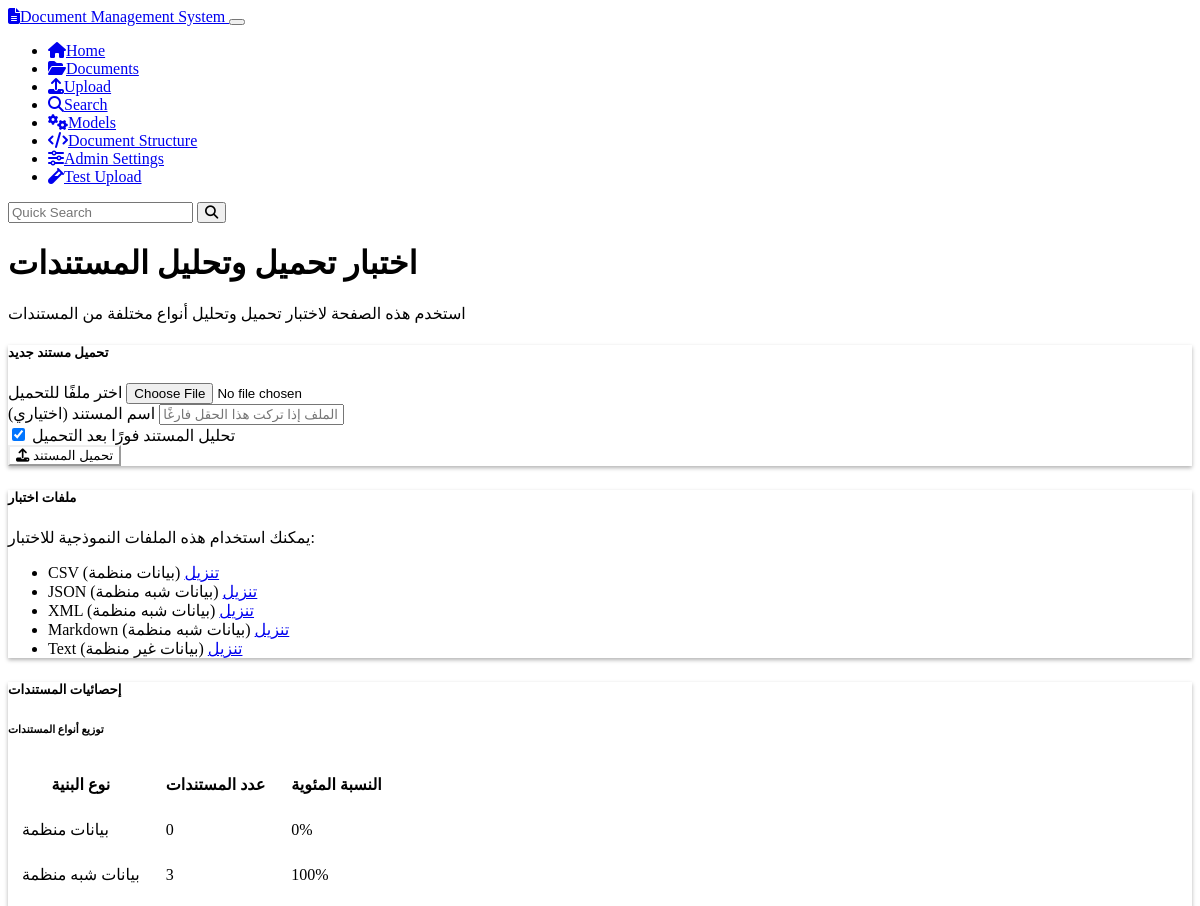
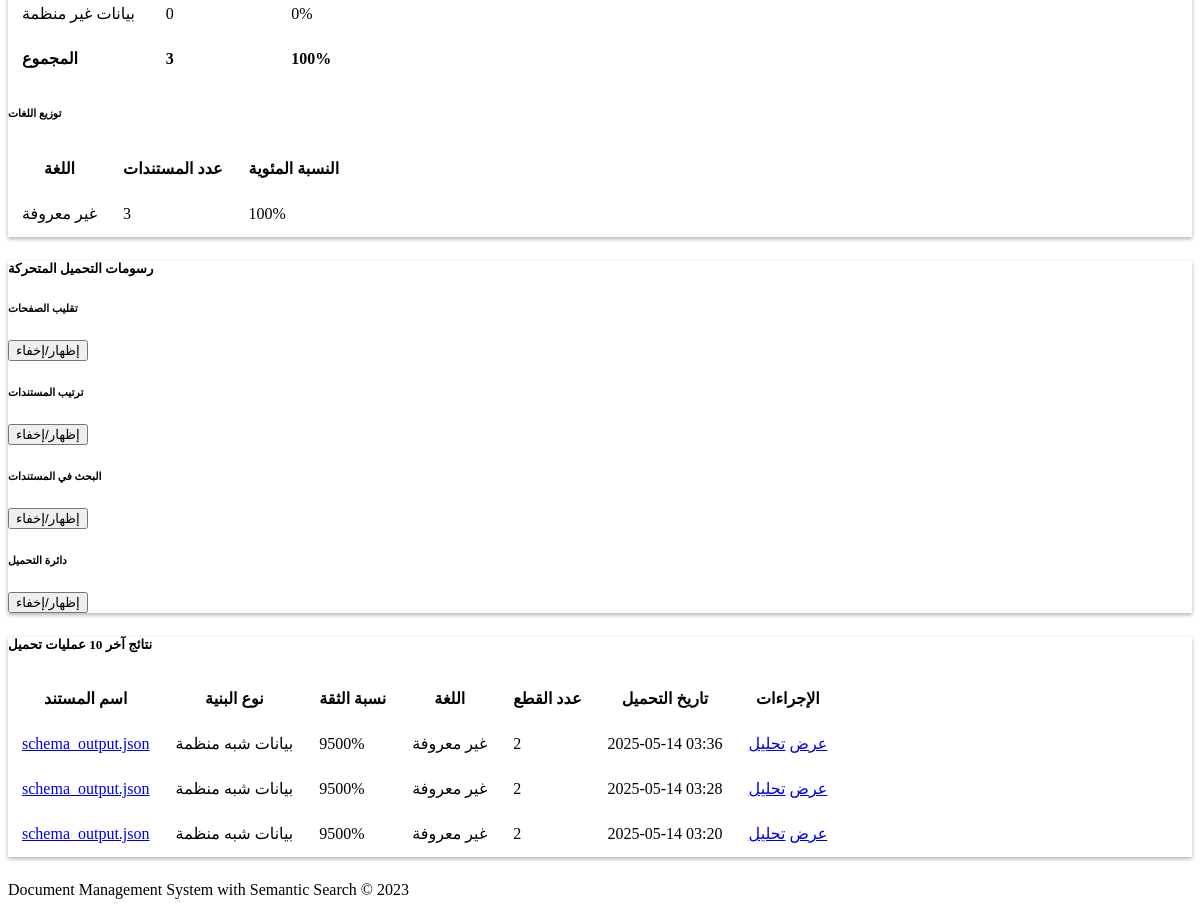
Page /test/upload on the earlier database version (2 pictures, top to bottom).
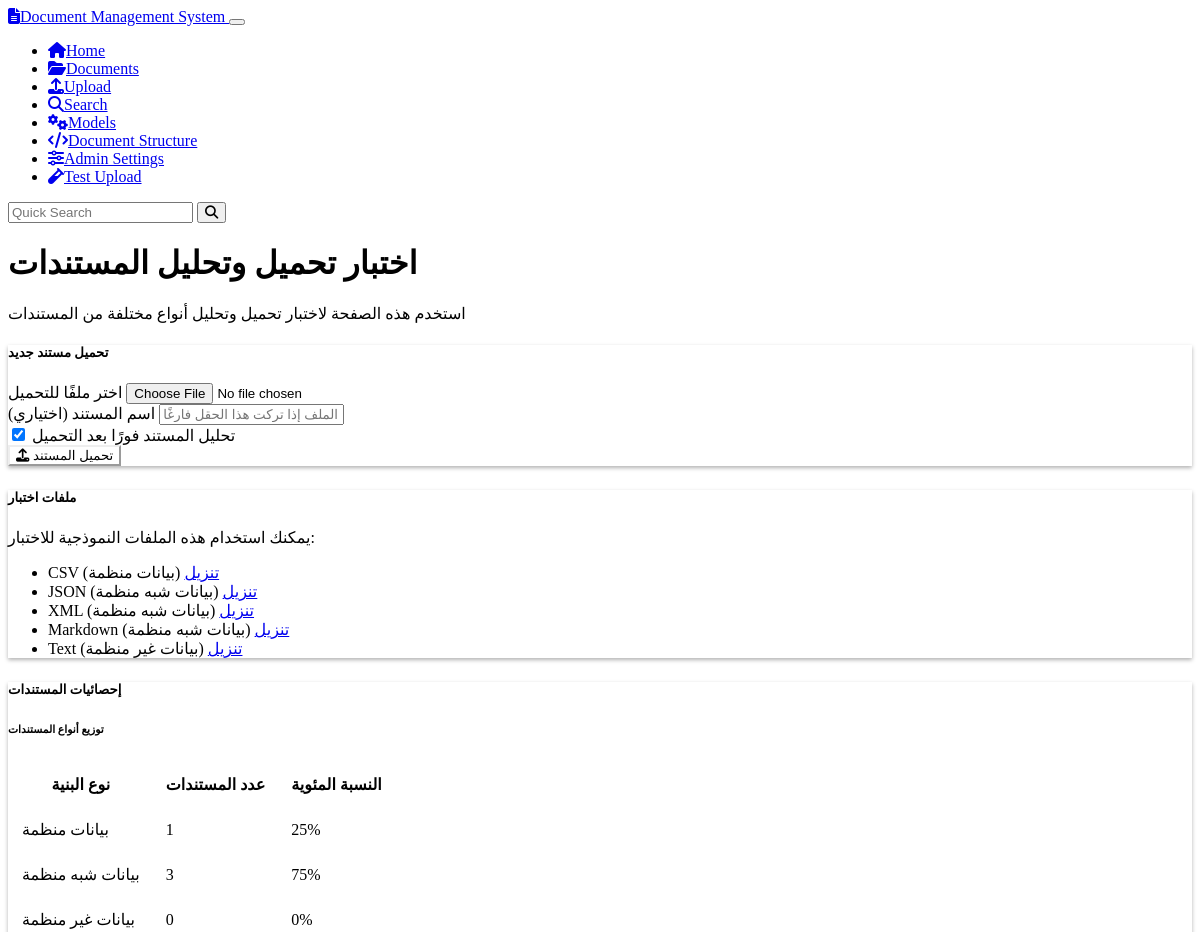
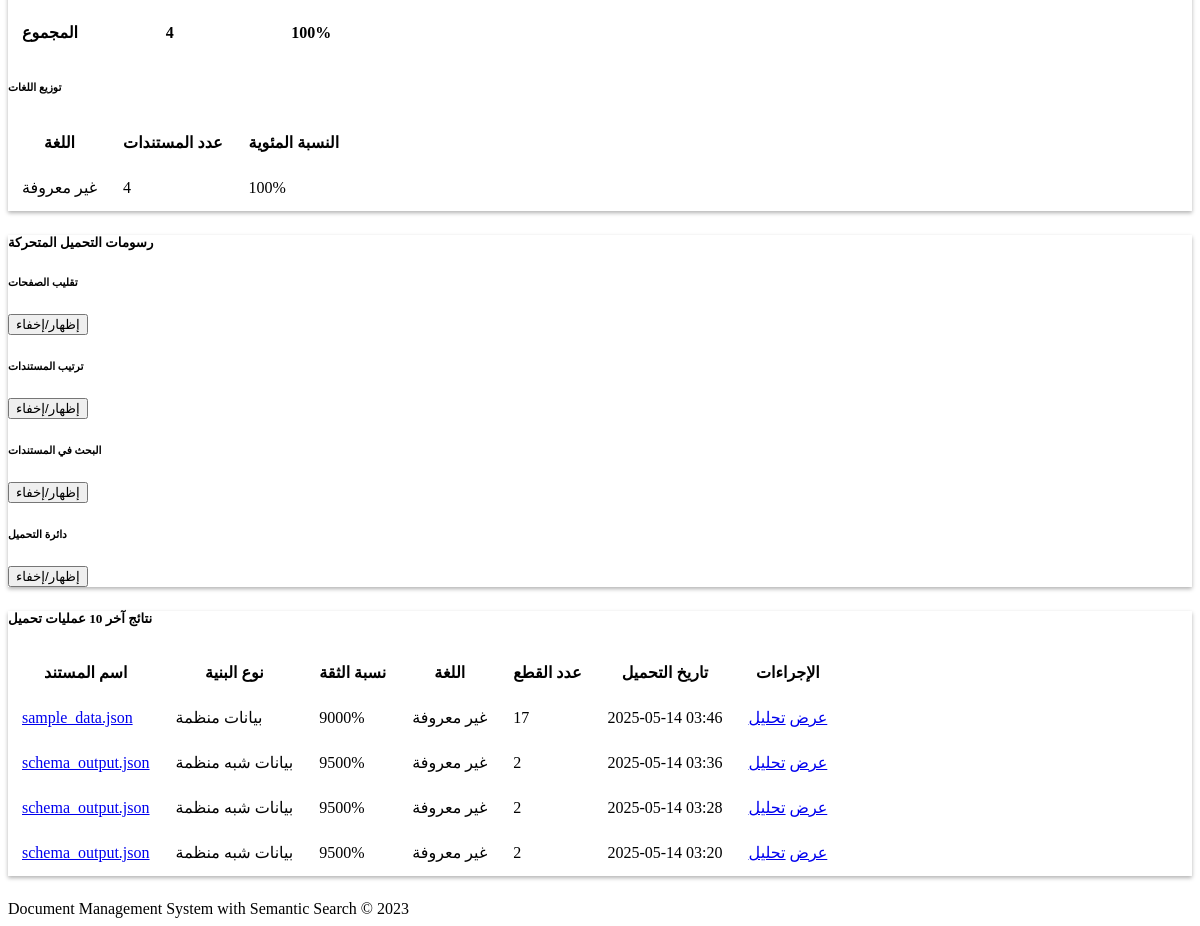
Same page on the later database version (2 pictures, top to bottom).
### models.py (models this page shows, shortened)
class Document(db.Model):
    id = db.Column(db.String(36), primary_key=True, default=lambda: str(uuid.uuid4()))
    name = db.Column(db.String(255), nullable=False)
    content = db.Column(db.Text, nullable=False)
    mime_type = db.Column(db.String(100), nullable=False)
    created_at = db.Column(db.DateTime, default=datetime.datetime.utcnow)
    updated_at = db.Column(db.DateTime, default=datetime.datetime.utcnow, onupdate=datetime.datetime.utcnow)
    chunks = db.relationship('Chunk', backref='document', cascade='all, delete-orphan')
    doc_metadata = db.relationship('Metadata', backref='document', cascade='all, delete-orphan')

### routes.py (the view)
@app.route('/test/upload')
def test_upload_page():
    stats = {
        'structured': 0,
        'semi_structured': 0,
        'unstructured': 0,
        'total': 0
    }
    language_stats = {}
    for doc in Document.query.all():
        stats['total'] += 1
        doc_metadata = {}
        for meta in Metadata.query.filter_by(document_id=doc.id).all():
            doc_metadata[meta.key] = meta.value
        structure_type = doc_metadata.get('detected_structure', 'unstructured')
        stats[structure_type] += 1
        language = doc_metadata.get('detected_language', 'unknown')
        language_stats[language] = language_stats.get(language, 0) + 1
    if stats['total'] > 0:
        stats['structured_percent'] = int(stats['structured'] / stats['total'] * 100)
        stats['semi_structured_percent'] = int(stats['semi_structured'] / stats['total'] * 100)
        stats['unstructured_percent'] = int(stats['unstructured'] / stats['total'] * 100)
    else:
        stats['structured_percent'] = 0
        stats['semi_structured_percent'] = 0
        stats['unstructured_percent'] = 0
    recent_documents = []
    for doc in Document.query.order_by(Document.created_at.desc()).limit(10).all():
        doc_metadata = {}
        for meta in Metadata.query.filter_by(document_id=doc.id).all():
            doc_metadata[meta.key] = meta.value
        chunk_count = Chunk.query.filter_by(document_id=doc.id).count()
        enriched_doc = {
            'id': doc.id,
            'name': doc.name,
            'structure_type': doc_metadata.get('detected_structure', 'unstructured'),
            'confidence': int(float(doc_metadata.get('detection_confidence', '0')) * 100),
            'language': doc_metadata.get('detected_language', 'unknown'),
            'chunk_count': chunk_count,
            'created_at': doc.created_at
        }
        recent_documents.append(enriched_doc)
    lang_names = {
        'ar': 'العربية',
        'en': 'الإنجليزية',
        'fr': 'الفرنسية',
        'es': 'الإسبانية',
        'de': 'الألمانية',
        'zh': 'الصينية',
        'ru': 'الروسية',
        'ja': 'اليابانية',
        'multilingual': 'متعدد اللغات',
        'unknown': 'غير معروفة'
    }
    return render_template(
        'test_upload.html',
        stats=stats,
        language_stats=language_stats,
        recent_documents=recent_documents,
        lang_names=lang_names
    )

### templates/test_upload.html (shortened to what this page needs)
{% extends 'base.html' %}
{% block content %}
<div class="container mt-4">
  <div class="row mb-4">
    <div class="col">
      <h1>اختبار تحميل وتحليل المستندات</h1>
      <p class="lead">استخدم هذه الصفحة لاختبار تحميل وتحليل أنواع مختلفة من المستندات</p>
    </div>
  </div>
  <div class="row mb-4">
    <div class="col-md-8">
      <div class="card">
        <div class="card-header bg-primary text-white">
          <h5 class="mb-0">تحميل مستند جديد</h5>
        </div>
        <div class="card-body">
          <form id="uploadForm" action="{{ url_for('upload') }}" method="post" enctype="multipart/form-data">
            <div class="mb-3">
              <label for="document" class="form-label">اختر ملفًا للتحميل</label>
              <input type="file" class="form-control" id="document" name="document" required>
            </div>
            <div class="mb-3">
              <label for="documentName" class="form-label">اسم المستند (اختياري)</label>
              <input type="text" class="form-control" id="documentName" name="name" placeholder="سيتم استخدام اسم الملف إذا تركت هذا الحقل فارغًا">
            </div>
            <div class="mb-3">
              <div class="form-check">
                <input class="form-check-input" type="checkbox" id="analyzeImmediately" name="analyze_immediately" checked>
                <label class="form-check-label" for="analyzeImmediately">
                  تحليل المستند فورًا بعد التحميل
                </label>
              </div>
            </div>
            <button type="submit" class="btn btn-primary">
              <i class="fas fa-upload me-1"></i> تحميل المستند
            </button>
          </form>
        </div>
      </div>
    </div>
    <div class="col-md-4">
      <div class="card">
        <div class="card-header bg-primary text-white">
          <h5 class="mb-0">ملفات اختبار</h5>
        </div>
        <div class="card-body">
          <p>يمكنك استخدام هذه الملفات النموذجية للاختبار:</p>
          <ul class="list-group">
            <li class="list-group-item d-flex justify-content-between align-items-center">
              <span>CSV (بيانات منظمة)</span>
              <a href="{{ url_for('static', filename='sample_data/sample.csv') }}" class="btn btn-sm btn-outline-primary" download>تنزيل</a>
            </li>
            <li class="list-group-item d-flex justify-content-between align-items-center">
              <span>JSON (بيانات شبه منظمة)</span>
              <a href="{{ url_for('static', filename='sample_data/sample.json') }}" class="btn btn-sm btn-outline-primary" download>تنزيل</a>
            </li>
            <li class="list-group-item d-flex justify-content-between align-items-center">
              <span>XML (بيانات شبه منظمة)</span>
              <a href="{{ url_for('static', filename='sample_data/sample.xml') }}" class="btn btn-sm btn-outline-primary" download>تنزيل</a>
            </li>
            <li class="list-group-item d-flex justify-content-between align-items-center">
              <span>Markdown (بيانات شبه منظمة)</span>
              <a href="{{ url_for('static', filename='sample_data/sample.md') }}" class="btn btn-sm btn-outline-primary" download>تنزيل</a>
            </li>
            <li class="list-group-item d-flex justify-content-between align-items-center">
              <span>Text (بيانات غير منظمة)</span>
              <a href="{{ url_for('static', filename='sample_data/sample.txt') }}" class="btn btn-sm btn-outline-primary" download>تنزيل</a>
            </li>
          </ul>
        </div>
      </div>
    </div>
  </div>
  <div class="row mb-4">
    <div class="col-12">
      <div class="card">
        <div class="card-header bg-primary text-white">
          <h5 class="mb-0">إحصائيات المستندات</h5>
        </div>
        <div class="card-body">
          <div class="row">
            <div class="col-md-6">
              <h6>توزيع أنواع المستندات</h6>
              <div class="table-responsive">
                <table class="table table-sm">
                  <thead>
                    <tr>
                      <th>نوع البنية</th>
                      <th>عدد المستندات</th>
                      <th>النسبة المئوية</th>
                    </tr>
                  </thead>
                  <tbody>
                    <tr>
                      <td>بيانات منظمة</td>
                      <td>{{ stats.structured }}</td>
                      <td>{{ stats.structured_percent }}%</td>
                    </tr>
                    <tr>
                      <td>بيانات شبه منظمة</td>
                      <td>{{ stats.semi_structured }}</td>
                      <td>{{ stats.semi_structured_percent }}%</td>
                    </tr>
                    <tr>
                      <td>بيانات غير منظمة</td>
                      <td>{{ stats.unstructured }}</td>
                      <td>{{ stats.unstructured_percent }}%</td>
                    </tr>
                    <tr class="table-info">
                      <td><strong>المجموع</strong></td>
                      <td><strong>{{ stats.total }}</strong></td>
                      <td><strong>100%</strong></td>
                    </tr>
                  </tbody>
                </table>
              </div>
            </div>
            <div class="col-md-6">
              <h6>توزيع اللغات</h6>
              <div class="table-responsive">
                <table class="table table-sm">
                  <thead>
                    <tr>
                      <th>اللغة</th>
                      <th>عدد المستندات</th>
                      <th>النسبة المئوية</th>
                    </tr>
                  </thead>
                  <tbody>
                    {% for lang, count in language_stats.items() %}
                    <tr>
                      <td>{{ lang_names.get(lang, lang) }}</td>
                      <td>{{ count }}</td>
                      <td>{{ (count / stats.total * 100)|int if stats.total > 0 else 0 }}%</td>
                    </tr>
                    {% endfor %}
                  </tbody>
                </table>
              </div>
            </div>
          </div>
        </div>
      </div>
    </div>
  </div>
  <div class="row mb-4">
    <div class="col-12">
      <div class="card">
        <div class="card-header bg-primary text-white">
          <h5 class="mb-0">رسومات التحميل المتحركة</h5>
        </div>
        <div class="card-body">
          <div class="row text-center">
            <div class="col-md-3">
              <h6>تقليب الصفحات</h6>
              <button class="btn btn-sm btn-outline-info mt-2" onclick="toggleAnimation('flip-animation', 'document-flip')">
                إظهار/إخفاء
              </button>
            </div>
            <div class="col-md-3">
              <h6>ترتيب المستندات</h6>
              <button class="btn btn-sm btn-outline-info mt-2" onclick="toggleAnimation('shuffle-animation', 'document-shuffle')">
                إظهار/إخفاء
              </button>
            </div>
            <div class="col-md-3">
              <h6>البحث في المستندات</h6>
              <button class="btn btn-sm btn-outline-info mt-2" onclick="toggleAnimation('search-animation', 'document-search')">
                إظهار/إخفاء
              </button>
            </div>
            <div class="col-md-3">
              <h6>دائرة التحميل</h6>
              <button class="btn btn-sm btn-outline-info mt-2" onclick="toggleAnimation('spinner-animation', 'loading-spinner')">
                إظهار/إخفاء
              </button>
            </div>
          </div>
        </div>
      </div>
    </div>
  </div>
  <div class="row mb-4">
    <div class="col-12">
      <div class="card">
        <div class="card-header bg-primary text-white">
          <h5 class="mb-0">نتائج آخر 10 عمليات تحميل</h5>
        </div>
        <div class="card-body">
          <div class="table-responsive">
            <table class="table table-hover">
              <thead>
                <tr>
                  <th>اسم المستند</th>
                  <th>نوع البنية</th>
                  <th>نسبة الثقة</th>
                  <th>اللغة</th>
                  <th>عدد القطع</th>
                  <th>تاريخ التحميل</th>
                  <th>الإجراءات</th>
                </tr>
              </thead>
              <tbody>
                {% for doc in recent_documents %}
                <tr>
                  <td><a href="{{ url_for('document_view', document_id=doc.id) }}">{{ doc.name }}</a></td>
                  <td>
                    {% if doc.structure_type == 'structured' %}
                      <span class="badge bg-primary">بيانات منظمة</span>
                    {% elif doc.structure_type == 'semi_structured' %}
                      <span class="badge bg-info">بيانات شبه منظمة</span>
                    {% else %}
                      <span class="badge bg-warning">بيانات غير منظمة</span>
                    {% endif %}
                  </td>
                  <td>{{ doc.confidence }}%</td>
                  <td>{{ lang_names.get(doc.language, doc.language) }}</td>
                  <td>{{ doc.chunk_count }}</td>
                  <td>{{ doc.created_at.strftime('%Y-%m-%d %H:%M') }}</td>
                  <td>
                    <div class="btn-group btn-group-sm">
                      <a href="{{ url_for('document_view', document_id=doc.id) }}" class="btn btn-outline-primary">عرض</a>
                      <a href="{{ url_for('document_analysis_page', document_id=doc.id) }}" class="btn btn-outline-info">تحليل</a>
                    </div>
                  </td>
                </tr>
                {% endfor %}
              </tbody>
            </table>
          </div>
        </div>
      </div>
    </div>
  </div>
</div>
{% endblock %}

### templates/base.html (shortened to what this page needs)
<!DOCTYPE html>
<html lang="en" data-bs-theme="dark">
<head>
    <link rel="stylesheet" href="https://cdn.replit.com/agent/bootstrap-agent-dark-theme.min.css">
    <link rel="stylesheet" href="https://cdnjs.cloudflare.com/ajax/libs/font-awesome/6.4.0/css/all.min.css">
    <link rel="stylesheet" href="{{ url_for('static', filename='css/custom.css') }}">
</head>
<body>
    <nav class="navbar navbar-expand-lg navbar-dark bg-dark">
        <div class="container">
            <a class="navbar-brand" href="{{ url_for('index') }}">
                <i class="fas fa-file-alt me-2"></i>Document Management System
            </a>
            <button class="navbar-toggler" type="button" data-bs-toggle="collapse" data-bs-target="#navbarNav"
                    aria-controls="navbarNav" aria-expanded="false" aria-label="Toggle navigation">
            </button>
            <div class="collapse navbar-collapse" id="navbarNav">
                <ul class="navbar-nav me-auto">
                    <li class="nav-item">
                        <a class="nav-link" href="{{ url_for('index') }}">
                            <i class="fas fa-home me-1"></i>Home
                        </a>
                    </li>
                    <li class="nav-item">
                        <a class="nav-link" href="{{ url_for('document_list') }}">
                            <i class="fas fa-folder-open me-1"></i>Documents
                        </a>
                    </li>
                    <li class="nav-item">
                        <a class="nav-link" href="{{ url_for('upload') }}">
                            <i class="fas fa-upload me-1"></i>Upload
                        </a>
                    </li>
                    <li class="nav-item">
                        <a class="nav-link" href="{{ url_for('search_page') }}">
                            <i class="fas fa-search me-1"></i>Search
                        </a>
                    </li>
                    <li class="nav-item">
                        <a class="nav-link" href="{{ url_for('model_management') }}">
                            <i class="fas fa-cogs me-1"></i>Models
                        </a>
                    </li>
                    <li class="nav-item">
                        <a class="nav-link" href="{{ url_for('document_schema_page') }}">
                            <i class="fas fa-code me-1"></i>Document Structure
                        </a>
                    </li>
                    <li class="nav-item">
                        <a class="nav-link" href="{{ url_for('admin_settings_page') }}">
                            <i class="fas fa-sliders-h me-1"></i>Admin Settings
                        </a>
                    </li>
                    <li class="nav-item">
                        <a class="nav-link" href="{{ url_for('test_upload_page') }}">
                            <i class="fas fa-vial me-1"></i>Test Upload
                        </a>
                    </li>
                </ul>
                <form class="d-flex" action="{{ url_for('search_page') }}" method="get">
                    <input class="form-control me-2" type="search" name="query" placeholder="Quick Search" aria-label="Search">
                    <button class="btn btn-outline-info" type="submit">
                        <i class="fas fa-search"></i>
                    </button>
                </form>
            </div>
        </div>
    </nav>
    <div class="container py-4">
        {% block content %}{% endblock %}
    </div>
    <footer class="footer mt-auto py-3 bg-dark">
        <div class="container text-center">
            <span class="text-muted">Document Management System with Semantic Search &copy; 2023</span>
        </div>
    </footer>
</body>
</html>

Differences in the rows shown:
added Document: name "sample_data.json", created_at "2025-05-14 03:46"
Other differences:
{{ stats.structured }}: "0" → "1"
{{ stats.structured_percent }}: "0" → "25"
{{ stats.semi_structured_percent }}: "100" → "75"
{{ stats.total }}: "3" → "4"
new list line: "غير معروفة 4 100 %"
new list line: "بيانات منظمة 9000 % غير معروفة 17 عرض تحليل"
list line gone: "غير معروفة 3 100 %"
